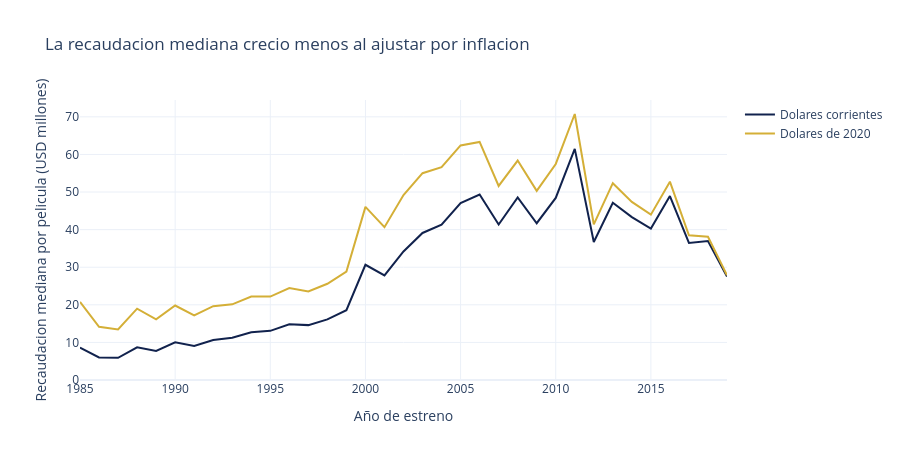

This figure's notebook cell:
### Markdown cell above
## 4.1 Evolucion nominal y real de la recaudacion

### Code cell
import plotly.express as px
import plotly.graph_objects as go
import plotly.io as pio

pio.templates.default = 'plotly_white'
GRIS_GRAFICO = '#BBBBBB'

figura_evolucion = go.Figure()
figura_evolucion.add_trace(go.Scatter(
    x=serie_regular.anio_estreno, y=serie_regular.nominal_millones,
    mode='lines', name='Dolares corrientes',
    line={'color':AZUL_GRAFICO,'width':2}))
figura_evolucion.add_trace(go.Scatter(
    x=serie_regular.anio_estreno, y=serie_regular.real_millones,
    mode='lines', name='Dolares de 2020',
    line={'color':DORADO_GRAFICO,'width':2}))
figura_evolucion.update_layout(
    title='La recaudacion mediana crecio menos al ajustar por inflacion',
    xaxis_title='Año de estreno',
    yaxis_title='Recaudacion mediana por pelicula (USD millones)',
    hovermode='x unified', height=460)
figura_evolucion.update_yaxes(rangemode='tozero')
figura_evolucion.write_html(carpeta_salidas / 'evolucion_interactiva.html', include_plotlyjs='cdn')
figura_evolucion.show()

print('Años mostrados:', len(serie_regular),
      '| desde', serie_regular.anio_estreno.min(),
      'hasta', serie_regular.anio_estreno.max())

### Figure 1 — Plotly figure (JSON) as saved in the notebook; plotly's stock layout.template omitted (floating-point values rounded to 4 significant figures)
{"data": [{"line": {"color": "#11224D", "width": 2}, "mode": "lines", "name": "Dolares corrientes", "x": [1985, 1986, 1987, 1988, 1989, 1990, 1991, 1992, 1993, 1994, 1995, 1996, 1997, 1998, 1999, 2000, 2001, 2002, 2003, 2004, 2005, 2006, 2007, 2008, 2009, 2010, 2011, 2012, 2013, 2014, 2015, 2016, 2017, 2018, 2019], "y": [8.63, 5.994, 5.912, 8.674, 7.724, 10.01, 9.029, 10.64, 11.24, 12.72, 13.07, 14.82, 14.6, 16.12, 18.56, 30.65, 27.83, 34.2, 39.11, 41.32, 47.09, 49.33, 41.35, 48.56, 41.7, 48.43, 61.49, 36.71, 47.13, 43.34, 40.27, 48.92, 36.47, 36.96, 27.53], "type": "scatter"}, {"line": {"color": "#D4AF37", "width": 2}, "mode": "lines", "name": "Dolares de 2020", "x": [1985, 1986, 1987, 1988, 1989, 1990, 1991, 1992, 1993, 1994, 1995, 1996, 1997, 1998, 1999, 2000, 2001, 2002, 2003, 2004, 2005, 2006, 2007, 2008, 2009, 2010, 2011, 2012, 2013, 2014, 2015, 2016, 2017, 2018, 2019], "y": [20.76, 14.15, 13.47, 18.98, 16.12, 19.81, 17.16, 19.63, 20.13, 22.21, 22.2, 24.44, 23.54, 25.59, 28.84, 46.06, 40.66, 49.2, 55.01, 56.61, 62.39, 63.33, 51.62, 58.37, 50.31, 57.47, 70.76, 41.38, 52.35, 47.39, 43.98, 52.75, 38.51, 38.09, 27.86], "type": "scatter"}], "layout": {"title": {"text": "La recaudacion mediana crecio menos al ajustar por inflacion"}, "xaxis": {"title": {"text": "Año de estreno"}}, "yaxis": {"title": {"text": "Recaudacion mediana por pelicula (USD millones)"}, "rangemode": "tozero"}, "hovermode": "x unified", "height": 460}}
